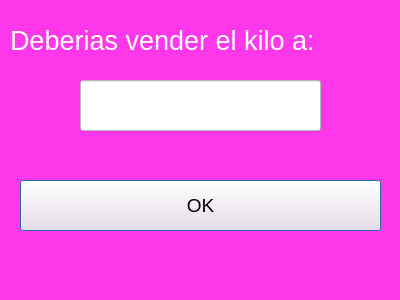
<?xml version="1.0" encoding="UTF-8"?>
<ui version="4.0">
 <class>Dialog</class>
 <widget class="QDialog" name="Dialog">
  <property name="geometry">
   <rect>
    <x>0</x>
    <y>0</y>
    <width>400</width>
    <height>300</height>
   </rect>
  </property>
  <property name="windowTitle">
   <string>Dialog</string>
  </property>
  <property name="styleSheet">
   <string notr="true">background-color: rgb(255, 55, 235);</string>
  </property>
  <widget class="QLabel" name="label_5">
   <property name="geometry">
    <rect>
     <x>10</x>
     <y>20</y>
     <width>381</width>
     <height>41</height>
    </rect>
   </property>
   <property name="font">
    <font>
     <pointsize>20</pointsize>
    </font>
   </property>
   <property name="styleSheet">
    <string notr="true">color: rgb(255, 255, 255);</string>
   </property>
   <property name="text">
    <string>Deberias vender el kilo a:</string>
   </property>
  </widget>
  <widget class="QLineEdit" name="txtPrecioKilo">
   <property name="geometry">
    <rect>
     <x>80</x>
     <y>80</y>
     <width>241</width>
     <height>51</height>
    </rect>
   </property>
   <property name="styleSheet">
    <string notr="true">background-color: rgb(255, 255, 255);</string>
   </property>
  </widget>
  <widget class="QPushButton" name="txtOK">
   <property name="geometry">
    <rect>
     <x>20</x>
     <y>180</y>
     <width>361</width>
     <height>51</height>
    </rect>
   </property>
   <property name="font">
    <font>
     <pointsize>14</pointsize>
    </font>
   </property>
   <property name="styleSheet">
    <string notr="true">background-color: rgb(255, 224, 235);</string>
   </property>
   <property name="text">
    <string>OK</string>
   </property>
  </widget>
 </widget>
 <resources/>
 <connections/>
</ui>
